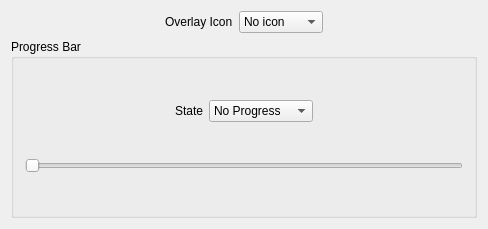
<?xml version="1.0" encoding="UTF-8"?>
<ui version="4.0">
 <class>MainWindow</class>
 <widget class="QMainWindow" name="MainWindow">
  <property name="geometry">
   <rect>
    <x>0</x>
    <y>0</y>
    <width>488</width>
    <height>229</height>
   </rect>
  </property>
  <property name="sizePolicy">
   <sizepolicy hsizetype="Minimum" vsizetype="Minimum">
    <horstretch>0</horstretch>
    <verstretch>0</verstretch>
   </sizepolicy>
  </property>
  <property name="windowTitle">
   <string>MainWindow</string>
  </property>
  <widget class="QWidget" name="centralWidget">
   <layout class="QVBoxLayout" name="verticalLayout_2">
    <item>
     <layout class="QHBoxLayout" name="horizontalLayout_3">
      <item>
       <spacer name="horizontalSpacer_2">
        <property name="orientation">
         <enum>Qt::Horizontal</enum>
        </property>
        <property name="sizeHint" stdset="0">
         <size>
          <width>40</width>
          <height>20</height>
         </size>
        </property>
       </spacer>
      </item>
      <item>
       <layout class="QHBoxLayout" name="horizontalLayout_2">
        <item>
         <widget class="QLabel" name="label_2">
          <property name="text">
           <string>Overlay Icon</string>
          </property>
         </widget>
        </item>
        <item>
         <widget class="QComboBox" name="iconOption">
          <item>
           <property name="text">
            <string>No icon</string>
           </property>
          </item>
          <item>
           <property name="text">
            <string>Clock</string>
           </property>
           <property name="icon">
            <iconset resource="icons.qrc">
             <normaloff>:/icon_1</normaloff>:/icon_1</iconset>
           </property>
          </item>
          <item>
           <property name="text">
            <string>Comment</string>
           </property>
           <property name="icon">
            <iconset resource="icons.qrc">
             <normaloff>:/icon_2</normaloff>:/icon_2</iconset>
           </property>
          </item>
          <item>
           <property name="text">
            <string>Warning</string>
           </property>
           <property name="icon">
            <iconset resource="icons.qrc">
             <normaloff>:/icon_3</normaloff>:/icon_3</iconset>
           </property>
          </item>
         </widget>
        </item>
       </layout>
      </item>
      <item>
       <spacer name="horizontalSpacer_3">
        <property name="orientation">
         <enum>Qt::Horizontal</enum>
        </property>
        <property name="sizeHint" stdset="0">
         <size>
          <width>40</width>
          <height>20</height>
         </size>
        </property>
       </spacer>
      </item>
     </layout>
    </item>
    <item>
     <widget class="QGroupBox" name="groupBox">
      <property name="title">
       <string>Progress Bar</string>
      </property>
      <layout class="QVBoxLayout" name="verticalLayout">
       <item>
        <layout class="QHBoxLayout" name="horizontalLayout">
         <item>
          <spacer name="horizontalSpacer">
           <property name="orientation">
            <enum>Qt::Horizontal</enum>
           </property>
           <property name="sizeHint" stdset="0">
            <size>
             <width>40</width>
             <height>20</height>
            </size>
           </property>
          </spacer>
         </item>
         <item>
          <widget class="QLabel" name="label">
           <property name="text">
            <string>State</string>
           </property>
          </widget>
         </item>
         <item>
          <widget class="QComboBox" name="progressState">
           <property name="minimumSize">
            <size>
             <width>20</width>
             <height>0</height>
            </size>
           </property>
           <item>
            <property name="text">
             <string>No Progress</string>
            </property>
           </item>
           <item>
            <property name="text">
             <string>Indeterminate</string>
            </property>
           </item>
           <item>
            <property name="text">
             <string>Normal</string>
            </property>
           </item>
           <item>
            <property name="text">
             <string>Error</string>
            </property>
           </item>
           <item>
            <property name="text">
             <string>Paused</string>
            </property>
           </item>
          </widget>
         </item>
         <item>
          <spacer name="horizontalSpacer_4">
           <property name="orientation">
            <enum>Qt::Horizontal</enum>
           </property>
           <property name="sizeHint" stdset="0">
            <size>
             <width>40</width>
             <height>20</height>
            </size>
           </property>
          </spacer>
         </item>
        </layout>
       </item>
       <item>
        <widget class="QSlider" name="progressValue">
         <property name="orientation">
          <enum>Qt::Horizontal</enum>
         </property>
        </widget>
       </item>
      </layout>
     </widget>
    </item>
   </layout>
  </widget>
 </widget>
 <layoutdefault spacing="6" margin="11"/>
 <resources>
  <include location="icons.qrc"/>
 </resources>
 <connections/>
</ui>
